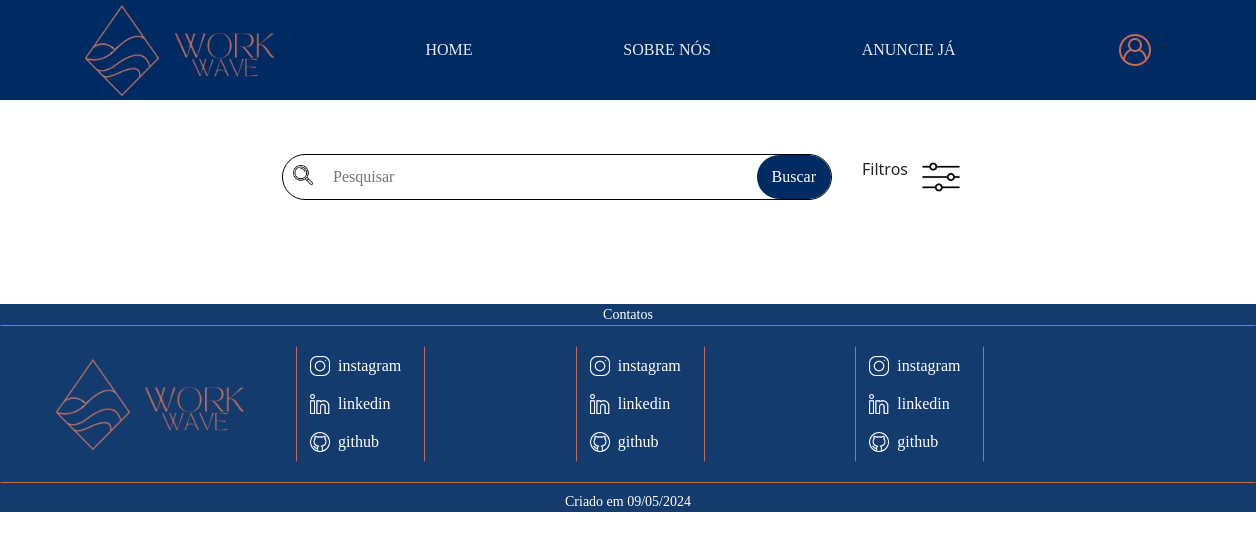
Before: / with the older database file.
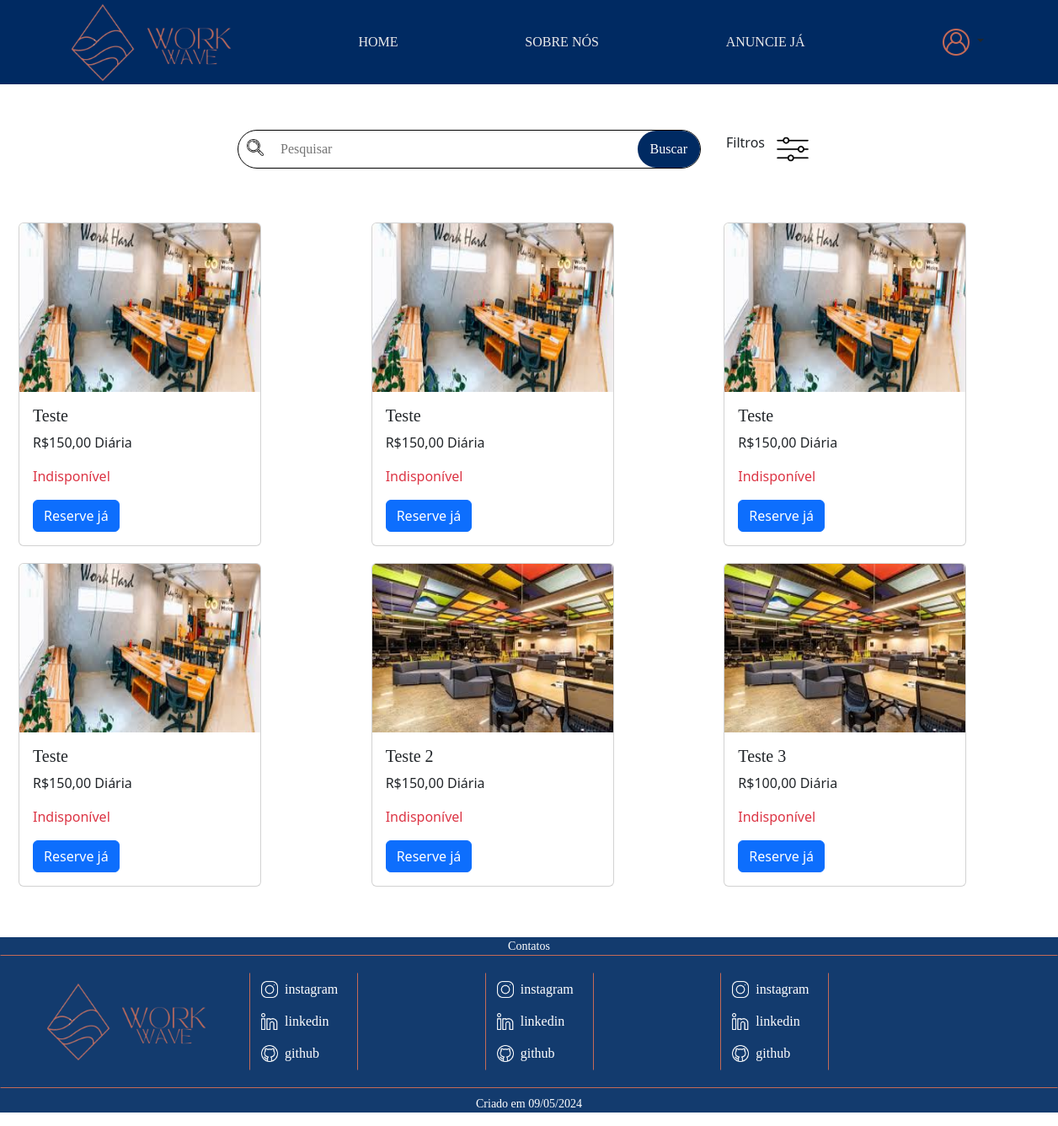
After: the same page with the newer database file.
### tables this page shows
CREATE TABLE `espacodados` (
  `EspId` int(11) NOT NULL,
  `EspNome` varchar(255) NOT NULL,
  `EspEndereco` varchar(255) NOT NULL,
  `EspDescricao` text NOT NULL,
  `EspCapacidade` int(11) NOT NULL,
  `EspDisponibilidade` tinyint(1) DEFAULT NULL,
  `EspDataCadastro` date NOT NULL,
  `ProId` int(11) NOT NULL,
  `EspImg` varchar(255) DEFAULT NULL,
  `EspPreco` decimal(10,2) DEFAULT NULL
);

### index.php (the view, shortened to what this page needs)
<!DOCTYPE html>
<html lang="en">
<head>
    <link href="https://cdn.jsdelivr.net/npm/bootstrap@5.3.3/dist/css/bootstrap.min.css" rel="stylesheet">
    <link rel="stylesheet" href="css/Style.css">
    <link rel="stylesheet" href="css/home.css">
</head>
<body>
<header>
        <div class="logo">
            <img src="img/WorkWave-removebg-preview (1).png" alt="" width="95px" height="95px">
            <img src="img/WorkWave__2_-removebg-preview.png" alt="" width="100px" height="100px">
        </div>
            <a href="index.php" class="underline">HOME</a>
            <a href="SobreNos.php" class="underline">SOBRE NÓS</a>
            <a href="AnuncieJa.php" class="underline">ANUNCIE JÁ</a>
            <?php
                if (!isset($_SESSION['usuario_validado']) || $_SESSION['usuario_validado'] == false) {
            ?>
                    <div class="dropdown">
                        <a class="btn dropdown-toggle" href="#" role="button" data-bs-toggle="dropdown" aria-expanded="false">
                            <img src="img/user-logo.png" alt="">
                        </a>
                    </div>
            <?php
                };
            ?>
    </header>
    <div class="conteudo">
        <div class="barra-de-pesquisa">
            <div class="pesquisa">
                <img src="img/lupa.png" alt="lupa" width="40px" height="40px" class = "lupa-pesquisa">
                <input type="text" name="busca" placeholder = "Pesquisar">
                <button type="submit">Buscar</button>
            </div>
            <div class="filtro">
                <p>Filtros</p>
                <button type="button" class="btn btn-link" data-bs-toggle="modal" data-bs-target="#exampleModal">
                    <img src="img/filtro.png" alt="filtros" width="40px" height="40px">
                </button>
            </div>
        </div>
        <div class="postagens">
        <?php
            try {
                $conexao = new PDO("mysql:host=localhost; dbname=workwave", "root", "");
                $conexao->setAttribute(PDO::ATTR_ERRMODE, PDO::ERRMODE_EXCEPTION);
            } catch (PDOException $erro) {
                echo "Erro na conexão:" . $erro->getMessage();
            }
            $query = "SELECT EspId, EspNome, EspCapacidade, EspDisponibilidade, EspImg, EspPreco FROM EspacoDados";
            $stmt = $conexao->query($query);
            $anuncios = $stmt->fetchAll();
        ?>
        <div class="row">
            <?php foreach ($anuncios as $anuncio): ?>
                <div class="col-md-4">
                    <div class="card" style="width: 18rem;">
                        <img src="img/<?php echo htmlspecialchars($anuncio['EspImg']); ?>" class="card-img-top" alt="Imagem de <?php echo htmlspecialchars($anuncio['EspNome']); ?>" height="200px">
                        <div class="card-body">
                            <h5 class="card-title"><?php echo htmlspecialchars($anuncio['EspNome']); ?></h5>
                            <p class="card-text">R$<?php echo number_format($anuncio['EspPreco'], 2, ',', '.'); ?> Diária</p>
                            <p class="card-text text-<?php echo $anuncio['EspDisponibilidade'] ? 'success' : 'danger'; ?>">
                                <?php echo $anuncio['EspDisponibilidade'] ? 'Disponível' : 'Indisponível'; ?>
                            </p>
                            <a href="#" class="btn btn-primary">Reserve já</a>
                        </div>
                    </div>
                </div>
            <?php endforeach; ?>
        </div>
        </div>
    </div>
    <footer class="rodape" id="contato">
        <div class="contato">
            <p>Contatos</p>
        </div>
        <div class="Borda">
            <div class="rodape-div">
                <div class="logo-2">
                    <img src="img/WorkWave-removebg-preview (1).png" alt="" width="95px" height="95px">
                    <img src="img/WorkWave__2_-removebg-preview.png" alt="" width="100px" height="100px">
                </div>
                <div class="Social">
                    <div class="Media">
                    <a class="btn" href="#">
                        <img src="img/instagram.png" alt="" width="20" height="20">
                        <p>instagram</p>
                    </a>
                    <a class="btn" href="#">
                        <img src="img/linkedin.png" alt="" width="20" height="20">
                        <p>linkedin</p>
                    </a>
                    <a class="btn" href="#" >
                        <img src="img/github.png" alt="" width="20" height="20">
                        <p>github</p>
                    </a>
                    </div>
                </div>
                <div class="Social">
                    <div class="Media">
                    <a class="btn" href="#">
                        <img src="img/instagram.png" alt="" width="20" height="20">
                        <p>instagram</p>
                    </a>
                    <a class="btn" href="#">
                        <img src="img/linkedin.png" alt="" width="20" height="20">
                        <p>linkedin</p>
                    </a>
                    <a class="btn" href="#" >
                        <img src="img/github.png" alt="" width="20" height="20">
                        <p>github</p>
                    </a>
                    </div>
                </div>
                <div class="Social">
                    <div class="Media">
                    <a class="btn" href="#">
                        <img src="img/instagram.png" alt="" width="20" height="20">
                        <p>instagram</p>
                    </a>
                    <a class="btn" href="#">
                        <img src="img/linkedin.png" alt="" width="20" height="20">
                        <p>linkedin</p>
                    </a>
                    <a class="btn" href="#" >
                        <img src="img/github.png" alt="" width="20" height="20">
                        <p>github</p>
                    </a>
                    </div>
                </div>
            </div>
        </div>
        <div class="data">
            <p>Criado em 09/05/2024</p>
        </div>
    </footer>
</body>
</html>

### css/Style.css (style rules this page uses)
header { background-color: #002a62; display: flex; flex-direction: row; justify-content: space-around; align-items: center; }
a { text-decoration: none; color: white; font-family: 'Times New Roman', Times, serif; }
.underline { position: relative; text-decoration: none; color: #EAEAEA; transition: color 0.3s ease; }
.underline::after { content: ''; position: absolute; bottom: -12px; left: -25%; width: 150%; height: 2px; background-color: #EAEAEA; transform: scaleX(0); transition: transform 0.3s ease; }
.rodape { text-align: center; background-color: #133b6e; color: white; height: auto; width: 100%; font-size: 14px; font-family: helvetica; justify-content: center; align-items: center; flex-direction: row; }
.rodape p, .pesquisa p { font-family: 'Times New Roman', Times, serif; }
.Borda { border: 1px solid #c46a57; border-right-color: #133b6e; border-left-color: #133b6e; }
.rodape-div { display: flex; align-items: center; justify-content: space-around; width: 90%; padding: 20px; margin-right: 200px; }
.Social { display: flex; width: calc(33.33% - 234px); margin-right: 100px; border: 1px solid #c46a57; border-bottom-color: #133b6e; border-top-color: #133b6e; flex-direction: row; }
.Media { display: flex; flex-direction: column; }
.Media .btn { display: flex; align-items: center; }
.Media img { margin-right: 8px; }
.Media p { color: white; margin: 0; }
.contato p { margin: 0; background-color: #133b6e; }
.data { margin-top: 8px; background-color: #133b6e; }

### css/home.css (style rules this page uses)
.pesquisa { display: flex; width: 550px; margin: 20px auto; border: 1px solid black; border-radius: 90px; margin: 50px 30px 0 300px; font-family: 'Times New Roman', Times, serif; }
.pesquisa input[type="text"] { flex: 1; padding: 10px; border: 1px solid #ccc; border-radius: 5px 0 0 5px; border: none; }
.pesquisa button[type="submit"] { padding: 10px 15px; border: none; background-color: #002a62; color: white; cursor: pointer; border-radius: 90px; transition: background-color 0.3s ease; }
.pesquisa img.lupa-pesquisa { padding: 10px; }
.barra-de-pesquisa { display: flex; justify-content: center; align-items: center; margin: 0 0 50px 0; }
.filtro { display: flex; flex-direction: row; justify-content: center; align-items: center; margin: 50px 300px 0 0; text-align: center; }
.conteudo { display: flex; justify-content: center; align-items: center; flex-direction: column; }
.postagens { display: flex; justify-content: center; flex-wrap: wrap; max-width: 1232px; }
.card { margin: 10px; }
h5, button { font-family: 'Times New Roman', Times, serif; margin: 0; }
.rodape { margin-top: 50px; }

Changed rows visible on the page:
added espacodados: EspImg (picture), EspNome "Teste", EspPreco "150,00", shows "Indisponível"
added espacodados: EspImg (picture), EspNome "Teste", EspPreco "150,00", shows "Indisponível"
added espacodados: EspImg (picture), EspNome "Teste", EspPreco "150,00", shows "Indisponível"
added espacodados: EspImg (picture), EspNome "Teste", EspPreco "150,00", shows "Indisponível"
added espacodados: EspImg (picture), EspNome "Teste 2", EspPreco "150,00", shows "Indisponível"
added espacodados: EspImg (picture), EspNome "Teste 3", EspPreco "100,00", shows "Indisponível"
